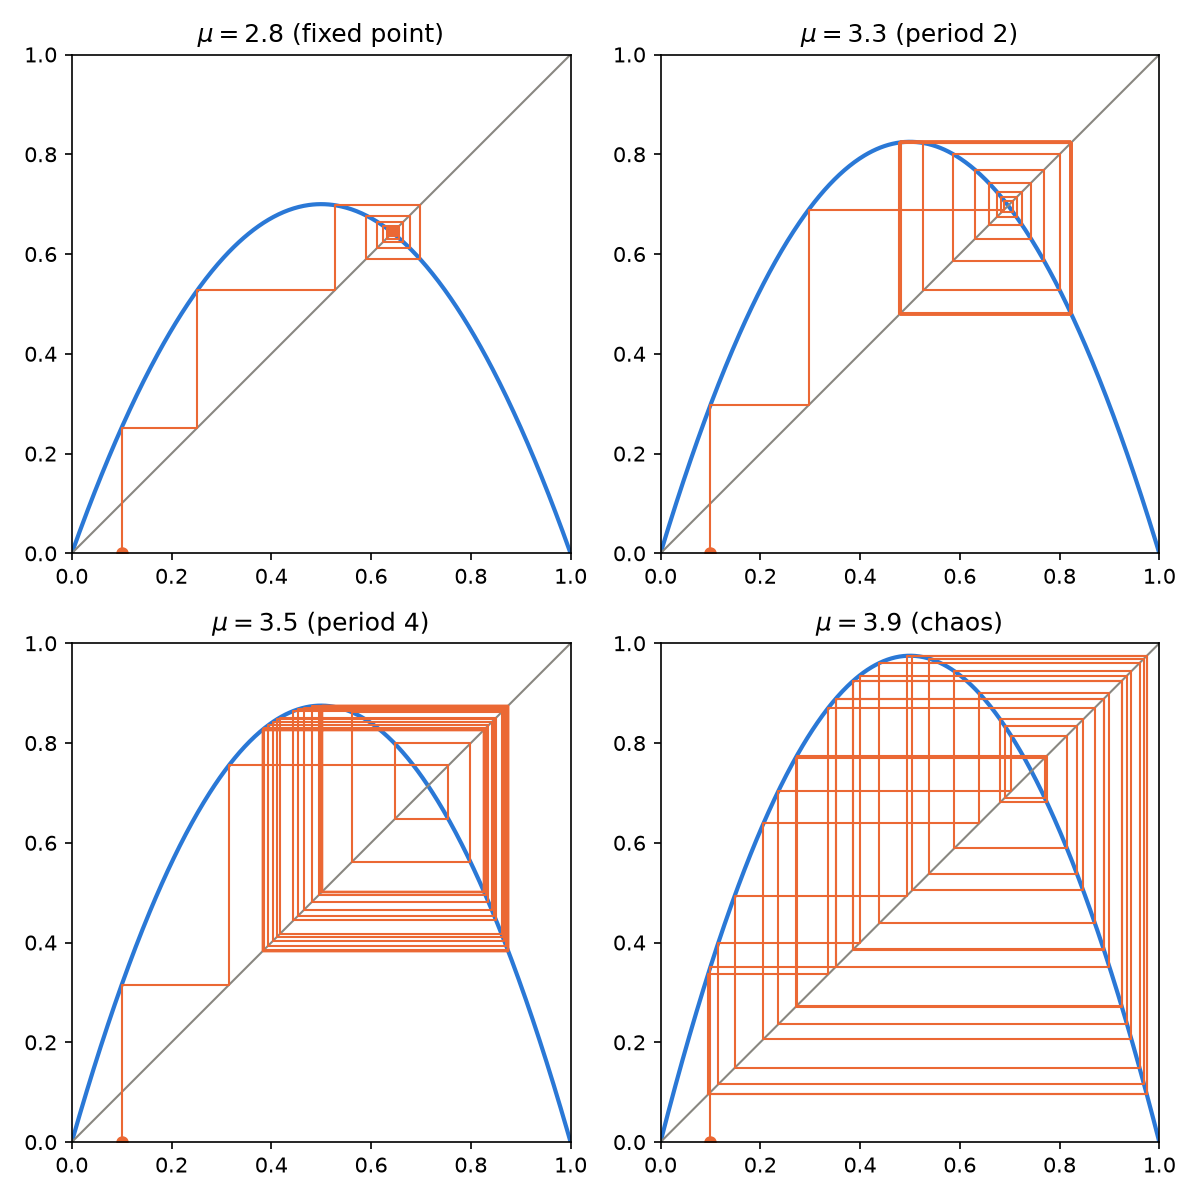

Source code (Python):
# Cobweb (web) diagrams for the logistic map x -> mu x (1 - x).
# 2026 reconstruction of a lost 2020 program.

import os
import numpy as np
import matplotlib.pyplot as plt


def logistic(mu, x):
    return mu * x * (1 - x)


def cobweb(ax, f, x0, n, title=""):
    """Draw y = f(x), the diagonal y = x, and the staircase of n iterates starting at x0."""
    t = np.linspace(0, 1, 500)
    ax.plot(t, f(t), color="#2a78d6", lw=2)
    ax.plot(t, t, color="#898781", lw=1)

    x = x0
    path_x, path_y = [x], [0]
    for _ in range(n):
        y = f(x)
        path_x += [x, y]          # vertical step to the graph, then horizontal to the diagonal
        path_y += [y, y]
        x = y
    ax.plot(path_x, path_y, color="#eb6834", lw=1)
    ax.plot(path_x[0], path_y[0], "o", color="#eb6834", ms=5)

    ax.set_xlim(0, 1)
    ax.set_ylim(0, 1)
    ax.set_aspect("equal")
    ax.set_title(title)


if __name__ == "__main__":
    cases = [(2.8, "fixed point"), (3.3, "period 2"), (3.5, "period 4"), (3.9, "chaos")]
    fig, axes = plt.subplots(2, 2, figsize=(8, 8))
    for ax, (mu, label) in zip(axes.ravel(), cases):
        cobweb(ax, lambda x, mu=mu: logistic(mu, x), x0=0.1, n=60 if mu < 3.8 else 40,
               title=rf"$\mu = {mu}$ ({label})")
    fig.tight_layout()
    fig.savefig(os.path.join(os.path.dirname(os.path.abspath(__file__)), "cobweb.png"), dpi=150)
